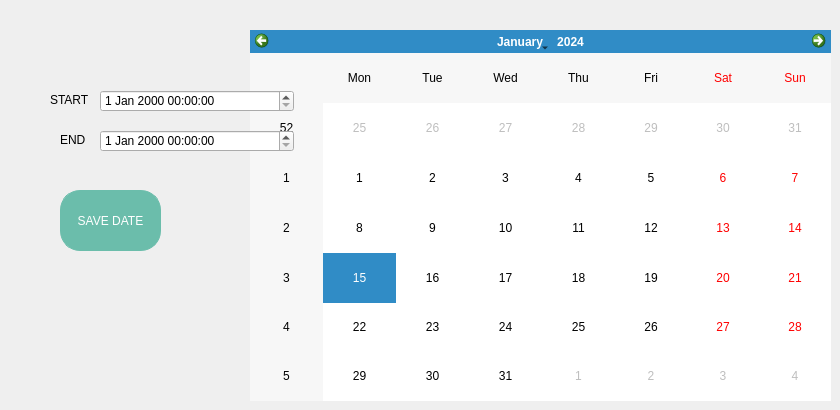
      <widget class="QWidget" name="tab_16">
       <attribute name="title">
        <string>Calendar</string>
       </attribute>
       <widget class="QCalendarWidget" name="calendarWidget">
        <property name="geometry">
         <rect>
          <x>250</x>
          <y>30</y>
          <width>581</width>
          <height>371</height>
         </rect>
        </property>
       </widget>
       <widget class="QLabel" name="label_48">
        <property name="geometry">
         <rect>
          <x>50</x>
          <y>90</y>
          <width>41</width>
          <height>20</height>
         </rect>
        </property>
        <property name="text">
         <string>START</string>
        </property>
       </widget>
       <widget class="QLabel" name="label_49">
        <property name="geometry">
         <rect>
          <x>60</x>
          <y>130</y>
          <width>41</width>
          <height>20</height>
         </rect>
        </property>
        <property name="text">
         <string>END</string>
        </property>
       </widget>
       <widget class="QPushButton" name="SendButton">
        <property name="geometry">
         <rect>
          <x>60</x>
          <y>190</y>
          <width>101</width>
          <height>61</height>
         </rect>
        </property>
        <property name="cursor">
         <cursorShape>PointingHandCursor</cursorShape>
        </property>
        <property name="styleSheet">
         <string notr="true">QPushButton{
border-radius:20px;
border: 1px solid rgb(107, 189, 171);
font: 75 12pt &quot;8514oem&quot;;
  background: rgb(107, 189, 171);
        color:white;

}
</string>
        </property>
        <property name="text">
         <string>SAVE DATE</string>
        </property>
       </widget>
       <widget class="QDateTimeEdit" name="StartTimeEdit">
        <property name="geometry">
         <rect>
          <x>100</x>
          <y>90</y>
          <width>194</width>
          <height>22</height>
         </rect>
        </property>
       </widget>
       <widget class="QDateTimeEdit" name="EndTimeEdit">
        <property name="geometry">
         <rect>
          <x>100</x>
          <y>130</y>
          <width>194</width>
          <height>22</height>
         </rect>
        </property>
       </widget>
      </widget>
